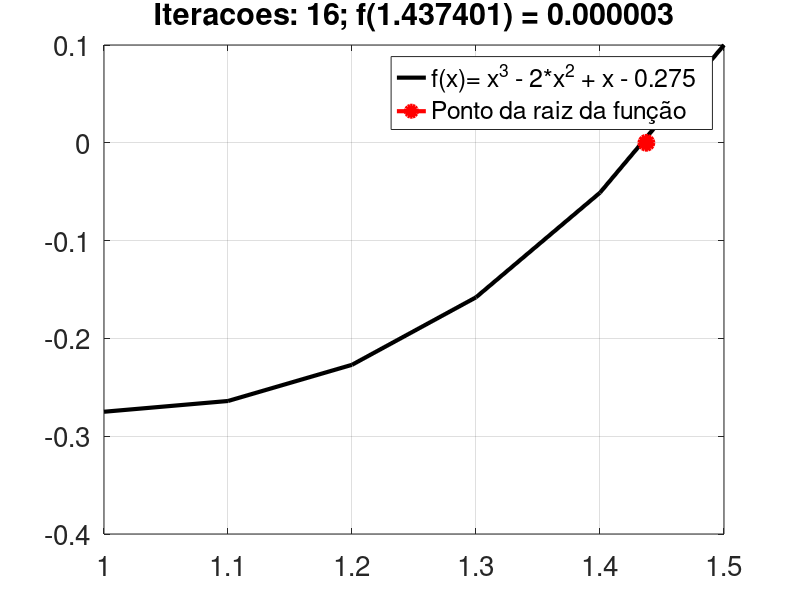
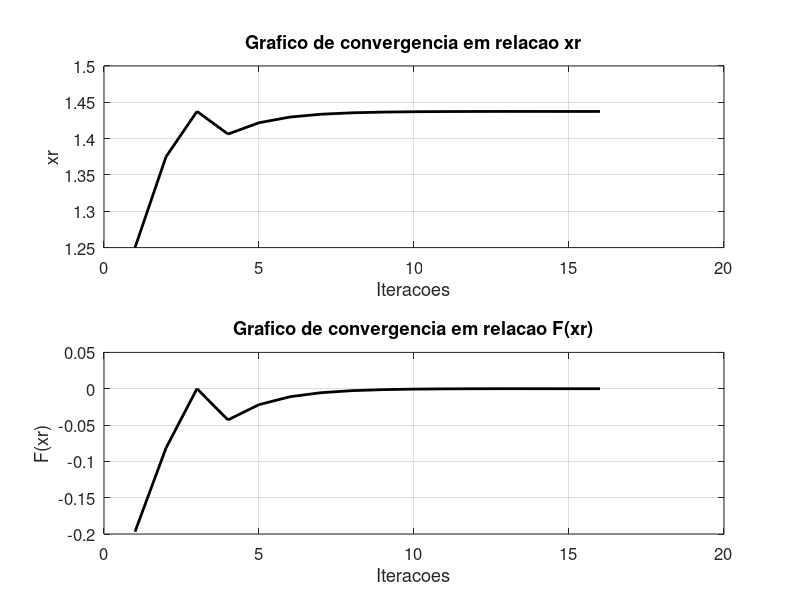

These charts were generated, in order, by the following MATLAB code:
%Encontre a raiz de 𝑓(𝑥) = 𝑥^3 − 2𝑥^2 + 𝑥 − 0,275 no intervalo 1,0 ≤ 𝑥 ≤ 1,5 utilizando o Método da Bissecção
%com, no máximo, 1000 iterações. Quantas iterações foram necessárias até a convergência?
%Resposta: 1,437 para uma tolerância de 10^−5
function atividade1()
  clc;
  xl=1.0;
  xu=1.5;
  contMax=1000;
  tolerancia=1e-5;
  [xr,xTotalIter,fxTotalIter] = bissecao(xl,xu,contMax,tolerancia);
  fprintf("A raiz é: %.5f",xr);
  plotaGraficoConvergencia(xTotalIter,fxTotalIter);
  plotaGrafico(xl,xu,xTotalIter,fxTotalIter);


endfunction

function [xr,xTotalIter,fxTotalIter]=bissecao(xl,xu,contMax,tolerancia)
  xrold=NaN;
  xTotalIter=zeros(contMax,1);
  fxTotalIter=zeros(contMax,1);
## Verifica se o intervalo esta na forma f(xl)f(xu) < 0
  if funcao(xl)*funcao(xu) < 0

    for cont=1:contMax
    ##  Calculo da estimativa da raiz
        xr=(xl+xu)/2;
##      Armazena o calor de x em todas as interacoes
        xTotalIter(cont)=xr;
    ##  Calculo para descobrir a metade(direita ou esquerda) onde a raiz está de acordo com as comparações
        fxTotalIter(cont)=funcao(xr);
        result=funcao(xl) * funcao(xr);
        if result<0
          xu=xr;
        elseif result>0
            xl=xr;
        else
##            reduz o vetor para o tamanho correto de acordo com a quantidade interações
            xTotalIter= xTotalIter(1:cont);
            fxTotalIter=fxTotalIter(1:cont);
            break
        endif
##      Detecta convergencia
        if abs(xr-xrold)<= tolerancia
              xTotalIter= xTotalIter(1:cont);
              fxTotalIter=fxTotalIter(1:cont);
              break
        endif
        xrold=xr;
     endfor

     fprintf("A quantidade de interacoes foi: %5.5f",cont);
   else
     fprintf("O intervalo nao esta na forma de f (xl)f(xu) < 0");

   endif

endfunction

function plotaGrafico(xl,xu,xTotalIter,fxTotalIter)
##  Calcula o intervalo de xl a xu
  intervalo= xl:0.1:xu;
  y=zeros(size(intervalo));
  i=1;
  for xx=intervalo
    y(i)=funcao(xx);
    i=i+1;
  endfor
  for iter = 1:length(fxTotalIter)
    figure(1);
    plot(intervalo, y, 'linewidth', 3, 'linestyle', '-', 'color', 'black');
    hold on;
    plot(xTotalIter(iter), fxTotalIter(iter), 'marker', 'o', 'markersize', 10, 'linewidth', 3, 'color', 'red', 'markerfacecolor', 'red');
    hold off;
    set(gca, 'fontsize', 20);
    grid on;
    title(sprintf('Iteracoes: %i; f(%.6f) = %.6f', iter, xTotalIter(iter), fxTotalIter(iter)));
    legend("f(x)= x^3 - 2*x^2 + x - 0.275","Ponto da raiz da função");
    pause(0.3);
  end
endfunction

function plotaGraficoConvergencia(xTotalIter,fxTotalIter)
  numIter=size(xTotalIter,1);
  clf;
  figure(2);
  subplot(211);

  plot(1:numIter,xTotalIter,'color','k','linewidth',2);
  title("Grafico de convergencia em relacao xr");
  xlabel("Iteracoes");
  ylabel("xr");
  set(gca, 'fontsize', 12);
  grid('on');
  subplot(212);
  plot(1:numIter,fxTotalIter,'color','k','linewidth',2);
  title("Grafico de convergencia em relacao F(xr)");
  xlabel("Iteracoes");
  ylabel("F(xr)");
  set(gca, 'fontsize', 12);
  grid('on');
endfunction



function z = funcao(x)
  z = x^3 - 2*x^2 + x - 0.275;
end


